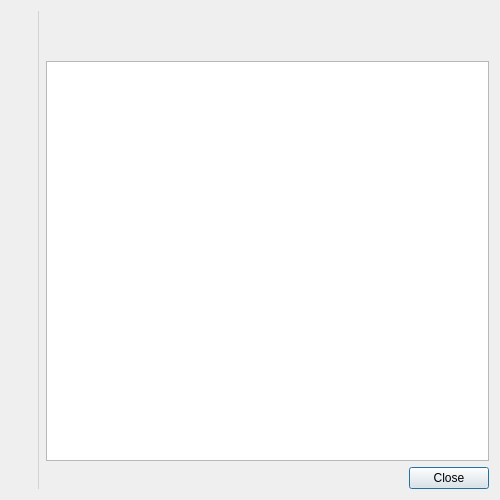
<?xml version="1.0" encoding="UTF-8"?>
<ui version="4.0">
 <class>AboutDialog</class>
 <widget class="QDialog" name="AboutDialog">
  <property name="geometry">
   <rect>
    <x>0</x>
    <y>0</y>
    <width>500</width>
    <height>500</height>
   </rect>
  </property>
  <property name="focusPolicy">
   <enum>Qt::StrongFocus</enum>
  </property>
  <property name="windowTitle">
   <string>About</string>
  </property>
  <property name="windowIcon">
   <iconset resource="../../data/icons.qrc">
    <normaloff>:/icons/64x64/com.goshapps.Orange.png</normaloff>:/icons/64x64/com.goshapps.Orange.png</iconset>
  </property>
  <property name="styleSheet">
   <string notr="true">#line {
  color: lightgrey;
}
</string>
  </property>
  <layout class="QHBoxLayout" name="horizontalLayout_2">
   <property name="sizeConstraint">
    <enum>QLayout::SetMinimumSize</enum>
   </property>
   <item>
    <layout class="QHBoxLayout" name="layout_about">
     <property name="sizeConstraint">
      <enum>QLayout::SetMinimumSize</enum>
     </property>
     <item>
      <layout class="QVBoxLayout" name="layout_left">
       <item>
        <widget class="QLabel" name="label_icon">
         <property name="pixmap">
          <pixmap resource="../../data/icons.qrc">:/icons/64x64/com.goshapps.Orange.png</pixmap>
         </property>
         <property name="scaledContents">
          <bool>false</bool>
         </property>
        </widget>
       </item>
       <item>
        <spacer name="spacer_left">
         <property name="orientation">
          <enum>Qt::Vertical</enum>
         </property>
         <property name="sizeHint" stdset="0">
          <size>
           <width>20</width>
           <height>40</height>
          </size>
         </property>
        </spacer>
       </item>
      </layout>
     </item>
     <item>
      <widget class="Line" name="line">
       <property name="minimumSize">
        <size>
         <width>2</width>
         <height>2</height>
        </size>
       </property>
       <property name="baseSize">
        <size>
         <width>1</width>
         <height>1</height>
        </size>
       </property>
       <property name="frameShadow">
        <enum>QFrame::Plain</enum>
       </property>
       <property name="orientation">
        <enum>Qt::Vertical</enum>
       </property>
      </widget>
     </item>
     <item>
      <layout class="QVBoxLayout" name="layout_right">
       <property name="sizeConstraint">
        <enum>QLayout::SetMinimumSize</enum>
       </property>
       <item>
        <widget class="QLabel" name="label_title">
         <property name="sizePolicy">
          <sizepolicy hsizetype="Minimum" vsizetype="Minimum">
           <horstretch>0</horstretch>
           <verstretch>0</verstretch>
          </sizepolicy>
         </property>
         <property name="text">
          <string/>
         </property>
         <property name="alignment">
          <set>Qt::AlignLeading|Qt::AlignLeft|Qt::AlignTop</set>
         </property>
         <property name="wordWrap">
          <bool>true</bool>
         </property>
        </widget>
       </item>
       <item>
        <widget class="QLabel" name="label_text">
         <property name="sizePolicy">
          <sizepolicy hsizetype="Minimum" vsizetype="Minimum">
           <horstretch>0</horstretch>
           <verstretch>0</verstretch>
          </sizepolicy>
         </property>
         <property name="text">
          <string/>
         </property>
         <property name="alignment">
          <set>Qt::AlignLeading|Qt::AlignLeft|Qt::AlignTop</set>
         </property>
         <property name="wordWrap">
          <bool>true</bool>
         </property>
         <property name="openExternalLinks">
          <bool>true</bool>
         </property>
         <property name="textInteractionFlags">
          <set>Qt::LinksAccessibleByMouse|Qt::TextSelectableByMouse</set>
         </property>
        </widget>
       </item>
       <item>
        <spacer name="spacer_middle">
         <property name="orientation">
          <enum>Qt::Vertical</enum>
         </property>
         <property name="sizeType">
          <enum>QSizePolicy::Fixed</enum>
         </property>
         <property name="sizeHint" stdset="0">
          <size>
           <width>20</width>
           <height>10</height>
          </size>
         </property>
        </spacer>
       </item>
       <item>
        <widget class="QTextBrowser" name="text_contributors">
         <property name="minimumSize">
          <size>
           <width>0</width>
           <height>200</height>
          </size>
         </property>
         <property name="openExternalLinks">
          <bool>true</bool>
         </property>
        </widget>
       </item>
       <item>
        <spacer name="spacer_bottom">
         <property name="orientation">
          <enum>Qt::Vertical</enum>
         </property>
         <property name="sizeType">
          <enum>QSizePolicy::Minimum</enum>
         </property>
         <property name="sizeHint" stdset="0">
          <size>
           <width>0</width>
           <height>0</height>
          </size>
         </property>
        </spacer>
       </item>
       <item>
        <widget class="QDialogButtonBox" name="buttonBox">
         <property name="orientation">
          <enum>Qt::Horizontal</enum>
         </property>
         <property name="standardButtons">
          <set>QDialogButtonBox::Close</set>
         </property>
        </widget>
       </item>
      </layout>
     </item>
    </layout>
   </item>
  </layout>
 </widget>
 <resources>
  <include location="../../data/data.qrc"/>
  <include location="../../data/icons.qrc"/>
 </resources>
 <connections>
  <connection>
   <sender>buttonBox</sender>
   <signal>accepted()</signal>
   <receiver>AboutDialog</receiver>
   <slot>accept()</slot>
   <hints>
    <hint type="sourcelabel">
     <x>257</x>
     <y>460</y>
    </hint>
    <hint type="destinationlabel">
     <x>157</x>
     <y>274</y>
    </hint>
   </hints>
  </connection>
  <connection>
   <sender>buttonBox</sender>
   <signal>rejected()</signal>
   <receiver>AboutDialog</receiver>
   <slot>reject()</slot>
   <hints>
    <hint type="sourcelabel">
     <x>325</x>
     <y>460</y>
    </hint>
    <hint type="destinationlabel">
     <x>286</x>
     <y>274</y>
    </hint>
   </hints>
  </connection>
 </connections>
</ui>
